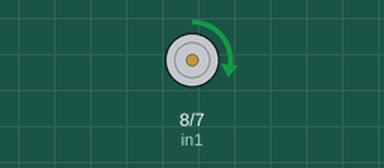
Bench run of a sketch on a simulated Arduino Uno, built with avr-gcc and run on an emulated ATmega328P. On the bench: motor-driver pin pairs drawn as motors (green arrow = first pin HIGH = forward, orange = second pin HIGH = backward, longer = more drive, scaled by the enable pin).

Above: at 2.5 s.
At 5.5 s:
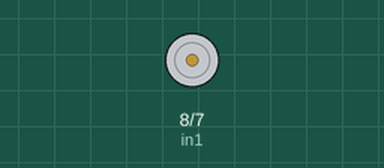
At 7.0 s:
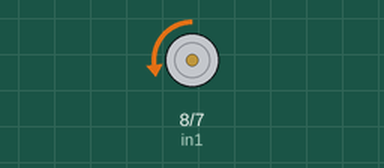
Timing chart, 0 to 11.7 s (numbered marks = the images above):
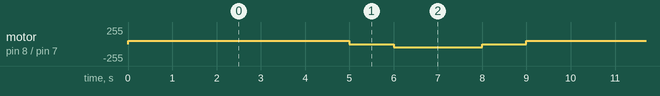

The sketch:

29_DC_Motor_L298N.ino
```cpp
// Motor A connections
int enA = 9;
int in1 = 8;
int in2 = 7;

void setup() {
  // Set all the motor control pins to outputs
  pinMode(enA, OUTPUT);
  pinMode(in1, OUTPUT);
  pinMode(in2, OUTPUT);

  // Turn off motor - Initial state
  digitalWrite(in1, LOW);
  digitalWrite(in2, LOW);
}

void loop() {
  directionControl();
  delay(1000);
}

// This function lets you control spinning direction of motors
void directionControl() {
  // Set motors to maximum speed
  // For PWM maximum possible values are 0 to 255
  analogWrite(enA, 50);

  // Turn on motor A
  digitalWrite(in1, HIGH);
  digitalWrite(in2, LOW);
  delay(5000);

  // Turn off motors
  digitalWrite(in1, LOW);
  digitalWrite(in2, LOW);
  delay(1000);

  // Now change motor directions
  digitalWrite(in1, LOW);
  digitalWrite(in2, HIGH);
  delay(2000);

  // Turn off motors
  digitalWrite(in1, LOW);
  digitalWrite(in2, LOW);
}
```

Measured:
- by itself, motor on pin 8 (in1) / pin 7 (in2): repeats every 9.0 s: stopped 1.0 s, backward 50/255 2.0 s, stopped 1.0 s, forward 50/255 5.0 s
